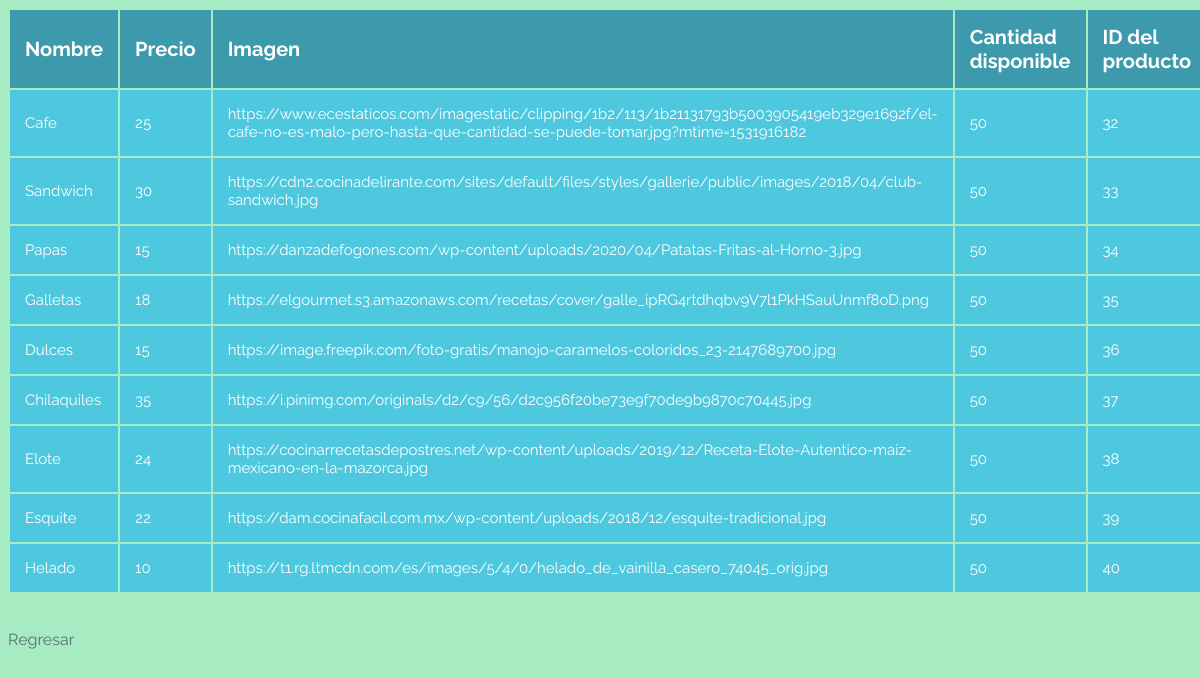
The page /dynamics/Administradores/administrarProductos.php on the database its author committed.
### tables this page shows
CREATE TABLE `producto` (
  `Nombre` varchar(20) DEFAULT NULL,
  `Precio` int(3) DEFAULT NULL,
  `Imagen` varchar(400) DEFAULT NULL,
  `Cantidad` int(2) DEFAULT NULL,
  `id_Producto` int(2) NOT NULL AUTO_INCREMENT,
  PRIMARY KEY (`id_Producto`)
);

### dynamics/Administradores/administrarProductos.php (the view, shortened to what this page needs)
<?php
  echo '<!DOCTYPE html>
        <html lang="en" dir="ltr">
          <head>
            <link rel="stylesheet" href="../../statics/css/administradores.css">
            <link rel="icon" href="../../statics/img/prepa6.png">
            <link href="https://fonts.googleapis.com/css2?family=Raleway:wght@500&display=swap" rel="stylesheet">
            <link href="https://fonts.googleapis.com/css2?family=Balsamiq+Sans&display=swap" rel="stylesheet">
            <meta charset="utf-8">
            <title>Coyo Express: Productos</title>
          </head>
          <body>';
  include '../conexion.php';
  if ($conexion)
  {
    $consulta = "SELECT * FROM producto";
    $respuesta = mysqli_query($conexion, $consulta);
    echo "<table>
            <tr>
              <th>Nombre</th>
              <th>Precio</th>
              <th>Imagen</th>
              <th>Cantidad disponible</th>
              <th>ID del producto</th>
            </tr>";
    while ($row = mysqli_fetch_array($respuesta))
    {
      echo "<tr>
              <td>".$row[0]."</td>
              <td>".$row[1]."</td>
              <td>".$row[2]."</td>
              <td>".$row[3]."</td>
              <td>".$row[4]."</td>
            </tr>";
    }
    echo '</table><br><br>';
  }
  echo "<a href='administradores.php'><label style='font-family: 'Raleway', sans-serif;'>Regresar</label></a>
      </body>
    </html>";
?>

### statics/css/administradores.css (style rules this page uses)
body { background-color: #A7EBC2; }
table { margin-right: auto; margin-left: auto; }
th { background-color: #3D9AAC; font-size: 20px; }
th, td { color: white; font-family: 'Raleway', sans-serif; padding: 15px; text-align: left; }
td { background-color: #4EC8DF; font-size: 15px; }
a { text-decoration: none; color: #567174; }
label { font-family: 'Raleway', sans-serif; }

### rows shown on the page
producto: Nombre "Cafe", Precio "25", Imagen "https://www.ecestaticos.com/imagestatic/clipping/1b2/113/1b21131793b5003905419eb329e1692f/el-cafe-no-es-malo-pero-hasta-que-cantidad-se-puede-tomar.jpg?mtime=1531916182", Cantidad "50", id_Producto "32"
producto: Nombre "Sandwich", Precio "30", Imagen "https://cdn2.cocinadelirante.com/sites/default/files/styles/gallerie/public/images/2018/04/club-sandwich.jpg", Cantidad "50", id_Producto "33"
producto: Nombre "Papas", Precio "15", Imagen "https://danzadefogones.com/wp-content/uploads/2020/04/Patatas-Fritas-al-Horno-3.jpg", Cantidad "50", id_Producto "34"
producto: Nombre "Galletas", Precio "18", Imagen "https://elgourmet.s3.amazonaws.com/recetas/cover/galle_ipRG4rtdhqbv9V7l1PkHSauUnmf8oD.png", Cantidad "50", id_Producto "35"
producto: Nombre "Dulces", Precio "15", Imagen "https://image.freepik.com/foto-gratis/manojo-caramelos-coloridos_23-2147689700.jpg", Cantidad "50", id_Producto "36"
producto: Nombre "Chilaquiles", Precio "35", Imagen "https://i.pinimg.com/originals/d2/c9/56/d2c956f20be73e9f70de9b9870c70445.jpg", Cantidad "50", id_Producto "37"
producto: Nombre "Elote", Precio "24", Imagen "https://cocinarrecetasdepostres.net/wp-content/uploads/2019/12/Receta-Elote-Autentico-maiz-mexicano-en-la-mazorca.jpg", Cantidad "50", id_Producto "38"
producto: Nombre "Esquite", Precio "22", Imagen "https://dam.cocinafacil.com.mx/wp-content/uploads/2018/12/esquite-tradicional.jpg", Cantidad "50", id_Producto "39"
producto: Nombre "Helado", Precio "10", Imagen "https://t1.rg.ltmcdn.com/es/images/5/4/0/helado_de_vainilla_casero_74045_orig.jpg", Cantidad "50", id_Producto "40"
